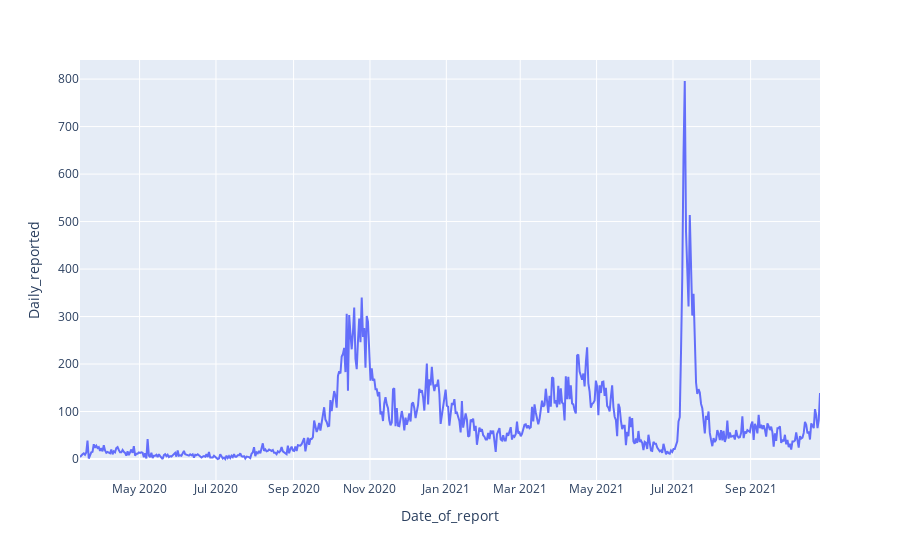

Notebook code for this chart:
### Code cell
px.line(
    covid_data_cleaned[covid_data_cleaned["Municipality_name"] == "Utrecht"], 
    x="Date_of_report",
    y="Daily_reported",
)

### Figure 1 — Plotly figure (JSON) as saved in the notebook; plotly's stock layout.template omitted (floating-point values rounded to 4 significant figures; data arrays with more than 128 entries replaced by an {"elided": "..."} marker saying what was removed)
{"data": [{"hovertemplate": "Date_of_report=%{x}<br>Daily_reported=%{y}<extra></extra>", "legendgroup": "", "line": {"color": "#636efa", "dash": "solid"}, "mode": "lines", "name": "", "orientation": "v", "showlegend": false, "type": "scatter", "x": {"elided": "592 str values"}, "xaxis": "x", "y": {"elided": "592 int values"}, "yaxis": "y"}], "layout": {"legend": {"tracegroupgap": 0}, "margin": {"t": 60}, "xaxis": {"anchor": "y", "domain": [0, 1], "title": {"text": "Date_of_report"}}, "yaxis": {"anchor": "x", "domain": [0, 1], "title": {"text": "Daily_reported"}}}}
